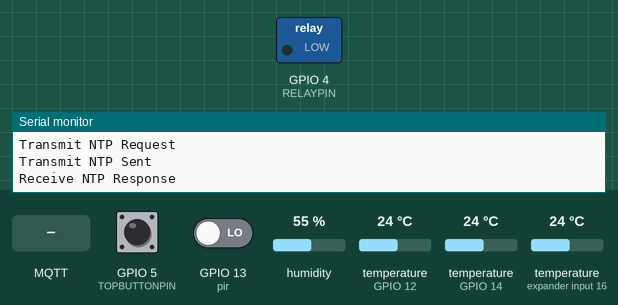
Bench run of a sketch on a simulated ESP8266 (NodeMCU). Parts: switched loads named in the sketch (green lamp = pin HIGH), the last lines printed to the serial monitor. The inputs (shaded band) are chosen by the test bench; at power-on: GPIO 5 (TOPBUTTONPIN) HIGH, GPIO 13 (pir) LOW, humidity 55 %, temperature (sensors on GPIO 12, GPIO 14, expander input 16) 24 °C. WiFi joins after 1.5 s; servers stay silent unless stated; no MQTT or app messages arrive unless stated.

Above: at 5.6 s.
5.7 s: GPIO 5 (TOPBUTTONPIN) pulled LOW for 0.15 s
At 5.78 s:
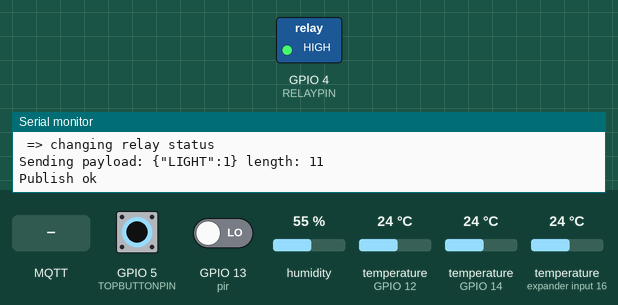
7.3 s: MQTT message "1" arrives on the first subscribed topic
8.8 s: MQTT message "on" arrives on the first subscribed topic
Timing chart, 0 to 11.8 s (numbered marks = the images above; inputs shaded):
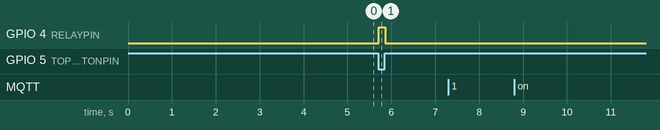

Measured:
- after the input at 5.7 s, GPIO 4 (RELAYPIN): LOW → HIGH at once, → LOW 0.15 s later

The sketch:

ESP-mqtt-sw-temperature.ino
```cpp
#include <OneWire.h>
#include "DHT.h"
#include <PubSubClient.h>
#include <ESP8266WiFi.h>
#include <DallasTemperature.h>
#include <WiFiUdp.h>
#include <Time.h>

// wifi
#ifdef __IS_MY_HOME
#include "/usr/local/src/ap_setting.h"
#else
#include "ap_setting.h"
#endif

#define DEBUG_PRINT 1

// pin
#define pir 13
#define DHTPIN 14     // what pin we're connected to
#define RELAYPIN 4
#define TOPBUTTONPIN 5

// DHT22
#define DHTTYPE DHT22   // DHT 22  (AM2302)
DHT dht(DHTPIN, DHTTYPE, 15);

// OTHER
#define REPORT_INTERVAL 9500 // in msec

// DS18B20
#define ONE_WIRE_BUS 12
#define TEMPERATURE_PRECISION 12
OneWire oneWire(ONE_WIRE_BUS);
DallasTemperature sensors(&oneWire);
DeviceAddress insideThermometer, outsideThermometer;

// mqtt
char* topic = "esp8266/arduino/s02";
char* subtopic = "esp8266/cmd/light";
char* hellotopic = "HELLO";
IPAddress server(192, 168, 10, 10);

//
unsigned int localPort = 2390;  // local port to listen for UDP packets
IPAddress timeServer(192, 168, 10, 10); // time.nist.gov NTP server
const int timeZone = 9;

//
String clientName;
String payload ;

//
float tempCinside ;
float tempCoutside ;

float h ;
float t ;
float f ;

//
volatile int pirValue = LOW;
volatile int pirSent  = LOW;

volatile int relaystatus    = LOW;
volatile int oldrelaystatus = LOW;

int getdalastempstatus = 0;
int getdht22tempstatus = 0;

//
long startMills;
unsigned long timemillis;


WiFiClient wifiClient;
PubSubClient client(server, 1883, callback, wifiClient);
WiFiUDP udp;

long lastReconnectAttempt = 0;

void wifi_connect() {
  // WIFI
  Serial.println();
  Serial.println();
  Serial.print("Connecting to ");
  Serial.println(ssid);

  WiFi.mode(WIFI_STA);
  WiFi.begin(ssid, password);

  int Attempt = 0;
  while (WiFi.status() != WL_CONNECTED) {
    delay(100);
    Attempt++;
    Serial.print(".");
    if (Attempt == 200)
    {
      Serial.println();
      Serial.println("Could not connect to WIFI");
      ESP.restart();
    }
  }

  Serial.println("");
  Serial.println("WiFi connected");
  Serial.println("IP address: ");
  Serial.println(WiFi.localIP());

  timemillis = millis();

  if (WiFi.status() == WL_CONNECTED) {
    if (!client.connected()) {
      if (client.connect((char*) clientName.c_str())) {
        client.publish(hellotopic, "hello again wifi and mqtt from ESP8266 s02");
        client.subscribe(subtopic);

        Serial.println("reconnecting wifi and mqtt");
      } else {
        Serial.println("mqtt publish fail after wifi reconnect");
      }
    } else {
      client.publish(hellotopic, "hello again wifi from ESP8266 s02");
      client.subscribe(subtopic);
    }
  }

}

boolean reconnect()
{
  if (client.connect((char*) clientName.c_str())) {
    Serial.println("connected");
    client.publish(hellotopic, "hello again 1 from ESP8266 s02");
    client.subscribe(subtopic);
  } else {
    Serial.print("failed, rc=");
    Serial.println(client.state());
  }
  timemillis = millis();
  return client.connected();
}

void callback(char* intopic, byte* inpayload, unsigned int length)
{
  String receivedtopic = intopic;
  String receivedpayload ;

  for (int i = 0; i < length; i++) {
    receivedpayload += (char)inpayload[i];
  }

  if (DEBUG_PRINT) {
    Serial.print(intopic);
    Serial.print(" => ");
    Serial.println(receivedpayload);
  }

  if ( receivedpayload == "{\"LIGHT\":1}") {
    relaystatus = 1 ;
  }
  if ( receivedpayload == "{\"LIGHT\":0}") {
    relaystatus = 0 ;
  }

  changelight();

  if (DEBUG_PRINT) {
    Serial.print("");
    Serial.print(" => relaystatus => ");
    Serial.println(relaystatus);
  }
}

void setup()
{
  Serial.begin(38400);
  Serial.println("DHTxx test!");
  Serial.println("ESP.getFlashChipSize() : ");
  Serial.println(ESP.getFlashChipSize());
  delay(20);

  startMills = millis();
  timemillis = millis();

  pinMode(pir, INPUT);
  pinMode(RELAYPIN, OUTPUT);
  pinMode(TOPBUTTONPIN, INPUT_PULLUP);

  digitalWrite(RELAYPIN, relaystatus);

  wifi_connect();

  clientName += "esp8266-";
  uint8_t mac[6];
  WiFi.macAddress(mac);
  clientName += macToStr(mac);
  clientName += "-";
  clientName += String(micros() & 0xff, 16);

  //
  //client.setCallback(callback);

  //
  lastReconnectAttempt = 0;

  String getResetInfo = "hello from ESP8266 s02 ";
  getResetInfo += ESP.getResetInfo().substring(0, 30);

  if (WiFi.status() == WL_CONNECTED) {
    if (!client.connected()) {
      if (client.connect((char*) clientName.c_str())) {
        client.publish(hellotopic, (char*) getResetInfo.c_str());
        client.subscribe(subtopic);
        Serial.print("Sending payload: ");
        Serial.println(getResetInfo);
      }
    } else {
      client.publish(hellotopic, (char*) getResetInfo.c_str());
      client.subscribe(subtopic);
      Serial.print("Sending payload: ");
      Serial.println(getResetInfo);
    }
  }

  //
  Serial.println("Starting UDP");
  udp.begin(localPort);
  Serial.print("Local port: ");
  Serial.println(udp.localPort());
  delay(1000);
  setSyncProvider(getNtpTime);

  if (timeStatus() == timeNotSet) {
    Serial.println("waiting for sync message");
  }

  attachInterrupt(13, motion_detection, RISING);
  attachInterrupt(5, run_lightcmd, CHANGE);

  sensors.begin();
  if (!sensors.getAddress(insideThermometer, 0)) Serial.println("Unable to find address for Device 0");
  if (!sensors.getAddress(outsideThermometer, 1)) Serial.println("Unable to find address for Device 1");

  // set the resolution to 9 bit
  sensors.setResolution(insideThermometer, TEMPERATURE_PRECISION);
  sensors.setResolution(outsideThermometer, TEMPERATURE_PRECISION);

  dht.begin();

  h = dht.readHumidity();
  t = dht.readTemperature();
  f = dht.readTemperature(true);

  if (isnan(h) || isnan(t) || isnan(f)) {
    Serial.println("Failed to read from DHT sensor!");
    return;
  }

  sensors.requestTemperatures();
  tempCinside  = sensors.getTempC(outsideThermometer);
  tempCoutside = sensors.getTempC(insideThermometer);

  if ( isnan(tempCinside) || isnan(tempCoutside) ) {
    Serial.println("Failed to read from sensor!");
    return;
  }
}

void loop()
{
  if (WiFi.status() == WL_CONNECTED) {
    if (!client.connected()) {
      Serial.print("failed, rc=");
      Serial.print(client.state());

      long now = millis();
      if (now - lastReconnectAttempt > 5000) {
        lastReconnectAttempt = now;
        if (reconnect()) {
          lastReconnectAttempt = 0;
        }
      }
    } else {
      client.loop();
    }
  } else {
    wifi_connect();
  }

  changelight();
  runTimerDoLightOff();

  pirValue = digitalRead(pir);

  payload = "{\"Humidity\":";
  payload += h;
  payload += ",\"Temperature\":";
  payload += t;
  payload += ",\"DS18B20\":";
  payload += tempCinside;
  payload += ",\"SENSORTEMP\":";
  payload += tempCoutside;
  payload += ",\"PIRSTATUS\":";
  payload += pirValue;
  payload += ",\"FreeHeap\":";
  payload += ESP.getFreeHeap();
  payload += ",\"RSSI\":";
  payload += WiFi.RSSI();
  payload += ",\"millis\":";
  payload += (millis() - timemillis);
  payload += "}";


  if ( pirSent == HIGH && pirValue == HIGH )
  {
    sendmqttMsg(topic, payload);
    pirSent = LOW ;
    startMills = millis();
  }

  if (((millis() - startMills) > REPORT_INTERVAL ) && ( getdalastempstatus == 0))
  {
    getdalastemp();
    getdalastempstatus = 1;
  }

  if (((millis() - startMills) > REPORT_INTERVAL ) && ( getdht22tempstatus == 0))
  {
    getdht22temp();
    getdht22tempstatus = 1;
  }

  if ((millis() - startMills) > REPORT_INTERVAL )
  {
    sendmqttMsg(topic, payload);
    getdalastempstatus = 0;
    getdht22tempstatus = 0;
    startMills = millis();
  }
}

void runTimerDoLightOff()
{
  if (( relaystatus == 1 ) && ( hour() == 6 ) && ( minute() == 00 ) && ( second() < 5 ))
  {
    relaystatus = 0;
  }
}

void changelight()
{
  if ( relaystatus != oldrelaystatus )
  {
    Serial.print(" => ");
    Serial.println("checking relay status changelight");
    delay(10);
    digitalWrite(RELAYPIN, relaystatus);
    delay(20);
    digitalWrite(RELAYPIN, relaystatus);
    delay(20);
    digitalWrite(RELAYPIN, relaystatus);
    delay(20);
    oldrelaystatus = relaystatus ;
    Serial.print(" => ");
    Serial.println("changing relay status");

    sendlightstatus();
  }
}

void getdht22temp()
{

  h = dht.readHumidity();
  t = dht.readTemperature();
  f = dht.readTemperature(true);

  if (isnan(h) || isnan(t) || isnan(f)) {
    Serial.println("Failed to read from DHT sensor!");
  }

  float hi = dht.computeHeatIndex(f, h);
}

void getdalastemp()
{
  sensors.requestTemperatures();
  tempCinside  = sensors.getTempC(outsideThermometer);
  tempCoutside = sensors.getTempC(insideThermometer);

  if ( isnan(tempCinside) || isnan(tempCoutside) ) {
    Serial.println("Failed to read from sensor!");
  }
}

void sendlightstatus()
{
  String lightpayload = "{\"LIGHT\":";
  lightpayload += relaystatus;
  lightpayload += "}";

  sendmqttMsg(subtopic, lightpayload);
}

void sendmqttMsg(char* topictosend, String payload)
{
  if (!client.connected()) {
    if (client.connect((char*) clientName.c_str())) {
      client.publish(hellotopic, "hello again 2 from ESP8266 s02");
      client.subscribe(subtopic);
    }
  }

  if (client.connected()) {
    Serial.print("Sending payload: ");
    Serial.print(payload);

    unsigned int msg_length = payload.length();

    Serial.print(" length: ");
    Serial.println(msg_length);

    byte* p = (byte*)malloc(msg_length);
    memcpy(p, (char*) payload.c_str(), msg_length);

    if ( client.publish(topictosend, p, msg_length, 1)) {
      Serial.println("Publish ok");
      free(p);
    } else {
      Serial.println("Publish failed");
      free(p);
    }
  }
}

void run_lightcmd()
{
  int topbuttonstatus =  ! digitalRead(TOPBUTTONPIN);
  relaystatus = topbuttonstatus ;
}

void motion_detection()
{
  pirValue = HIGH ;
  pirSent  = HIGH ;
}

String macToStr(const uint8_t* mac)
{
  String result;
  for (int i = 0; i < 6; ++i) {
    result += String(mac[i], 16);
    if (i < 5)
      result += ':';
  }
  return result;
}

/*-------- NTP code ----------*/
const int NTP_PACKET_SIZE = 48; // NTP time is in the first 48 bytes of message
byte packetBuffer[NTP_PACKET_SIZE]; //buffer to hold incoming & outgoing packets

time_t getNtpTime()
{
  while (udp.parsePacket() > 0) ; // discard any previously received packets
  Serial.println("Transmit NTP Request called");
  sendNTPpacket(timeServer);
  delay(1000);
  uint32_t beginWait = millis();
  while (millis() - beginWait < 1500) {
    int size = udp.parsePacket();
    if (size >= NTP_PACKET_SIZE) {
      Serial.println("Receive NTP Response");
      udp.read(packetBuffer, NTP_PACKET_SIZE);  // read packet into the buffer
      unsigned long secsSince1900;
      // convert four bytes starting at location 40 to a long integer
      secsSince1900 =  (unsigned long)packetBuffer[40] << 24;
      secsSince1900 |= (unsigned long)packetBuffer[41] << 16;
      secsSince1900 |= (unsigned long)packetBuffer[42] << 8;
      secsSince1900 |= (unsigned long)packetBuffer[43];
      return secsSince1900 - 2208988800UL + timeZone * SECS_PER_HOUR;
    }
  }
  Serial.println(millis() - beginWait);
  Serial.println("No NTP Response :-(");
  return 0; // return 0 if unable to get the time
}

// send an NTP request to the time server at the given address
void sendNTPpacket(IPAddress & address)
{
  Serial.println("Transmit NTP Request");
  // set all bytes in the buffer to 0
  memset(packetBuffer, 0, NTP_PACKET_SIZE);
  // Initialize values needed to form NTP request
  // (see URL above for details on the packets)
  packetBuffer[0] = 0b11100011;   // LI, Version, Mode
  packetBuffer[1] = 0;     // Stratum, or type of clock
  packetBuffer[2] = 6;     // Polling Interval
  packetBuffer[3] = 0xEC;  // Peer Clock Precision
  // 8 bytes of zero for Root Delay & Root Dispersion
  packetBuffer[12]  = 49;
  packetBuffer[13]  = 0x4E;
  packetBuffer[14]  = 49;
  packetBuffer[15]  = 52;
  // all NTP fields have been given values, now
  // you can send a packet requesting a timestamp:
  udp.beginPacket(address, 123); //NTP requests are to port 123
  udp.write(packetBuffer, NTP_PACKET_SIZE);
  udp.endPacket();
  Serial.println("Transmit NTP Sent");
}
//
//
```

ap_setting.h
```cpp
// WIFI SETTING
const char* ssid = "AP_SSID";
const char* password = "AP_PASSWORD";
```
